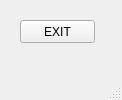
<?xml version="1.0" encoding="UTF-8"?>
<ui version="4.0">
 <class>MainWindow</class>
 <widget class="QMainWindow" name="MainWindow">
  <property name="geometry">
   <rect>
    <x>0</x>
    <y>0</y>
    <width>122</width>
    <height>100</height>
   </rect>
  </property>
  <property name="windowTitle">
   <string>MainWindow</string>
  </property>
  <widget class="QWidget" name="centralwidget">
   <widget class="QPushButton" name="btn_exit">
    <property name="geometry">
     <rect>
      <x>20</x>
      <y>20</y>
      <width>75</width>
      <height>23</height>
     </rect>
    </property>
    <property name="text">
     <string>EXIT</string>
    </property>
   </widget>
  </widget>
  <widget class="QMenuBar" name="menubar">
   <property name="geometry">
    <rect>
     <x>0</x>
     <y>0</y>
     <width>122</width>
     <height>21</height>
    </rect>
   </property>
  </widget>
  <widget class="QStatusBar" name="statusbar"/>
 </widget>
 <resources/>
 <connections/>
</ui>
